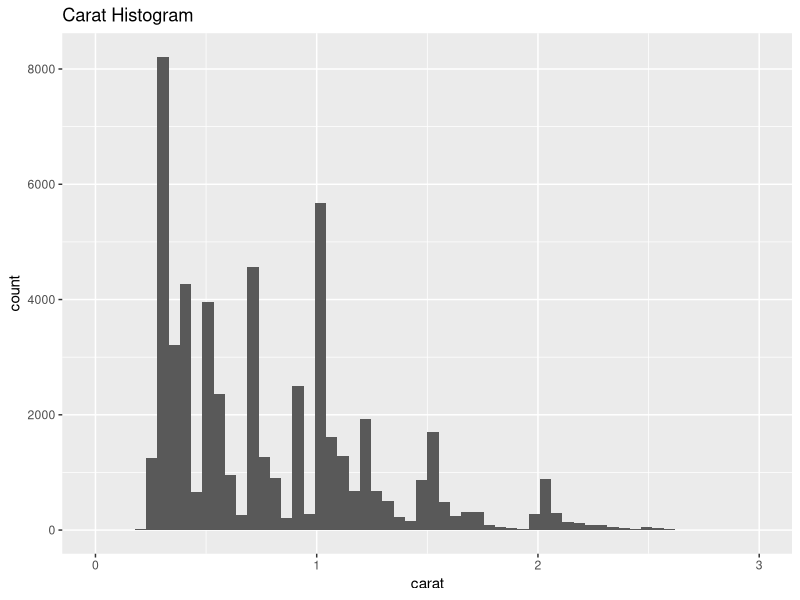
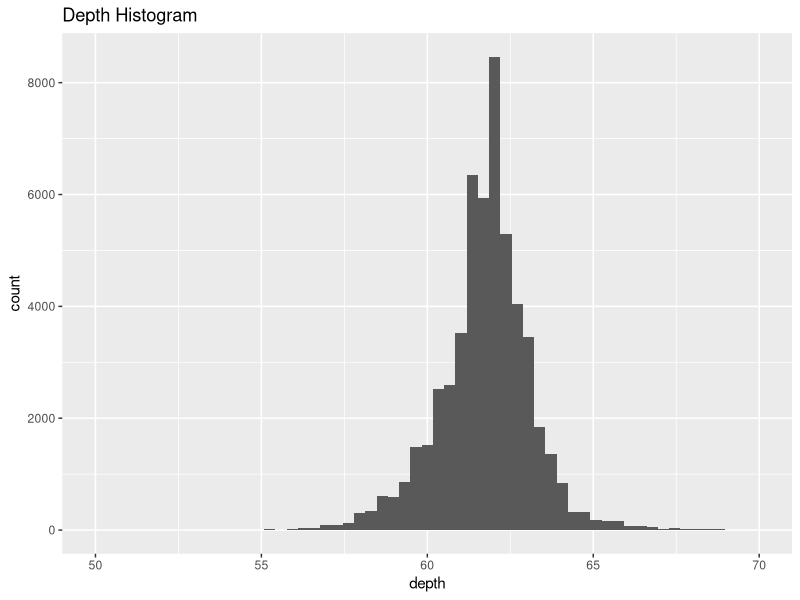
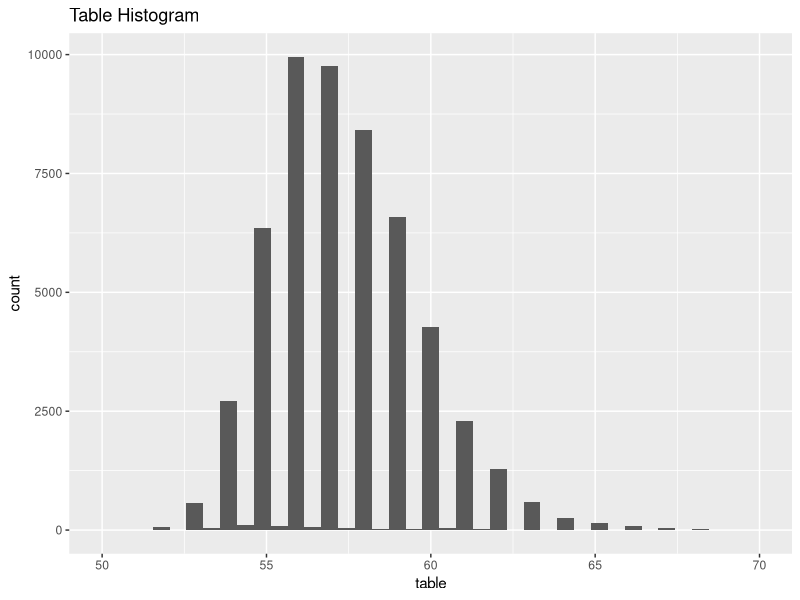
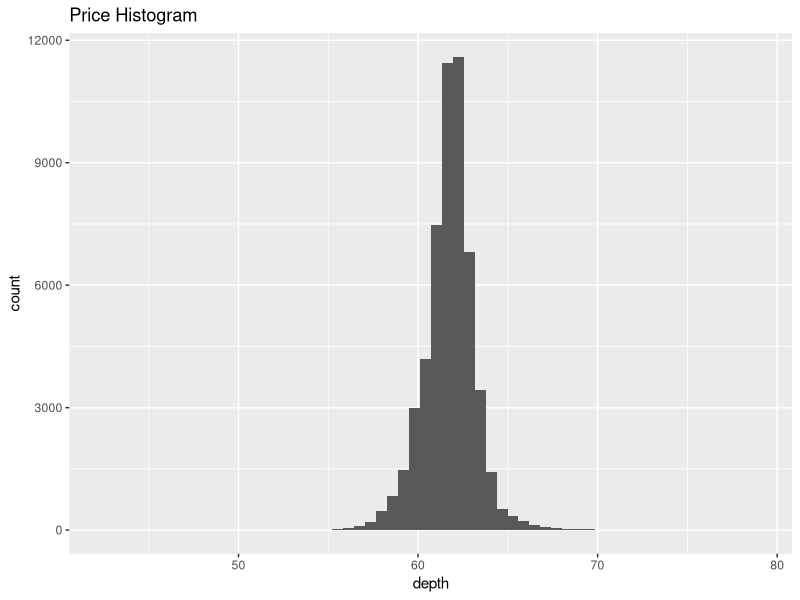
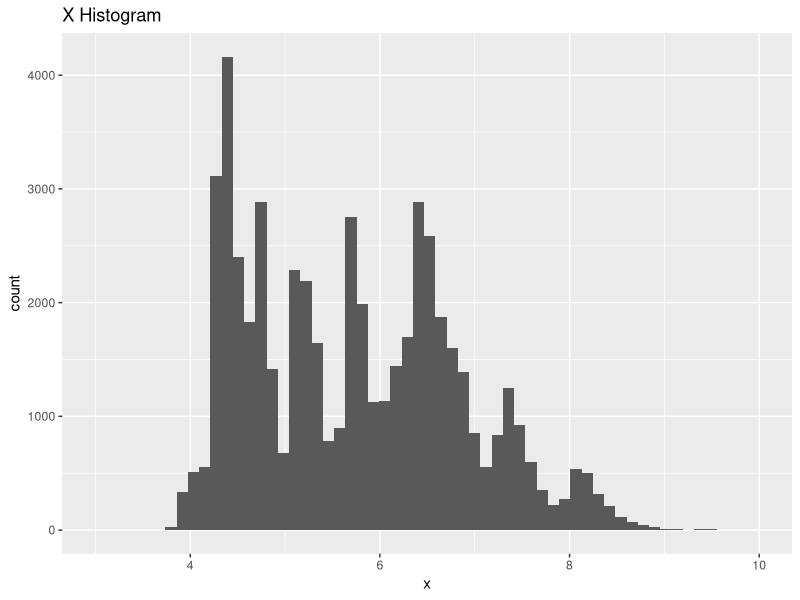
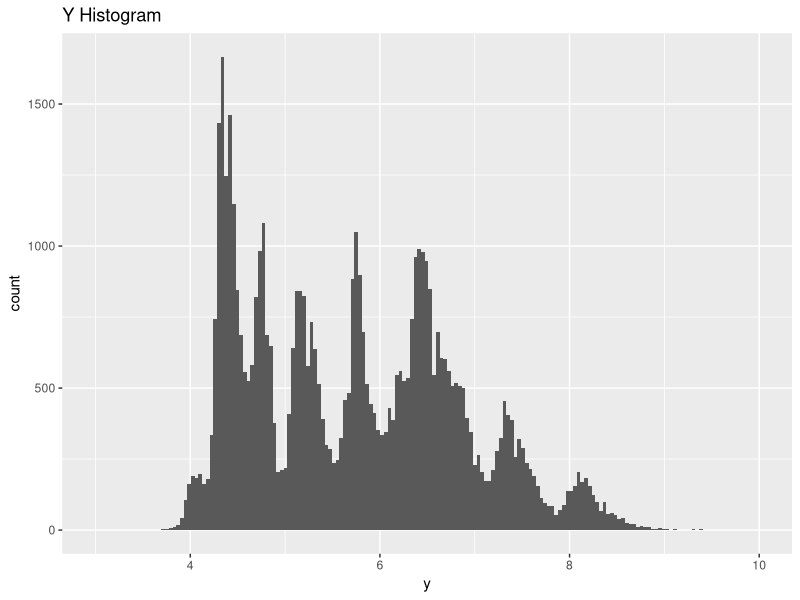
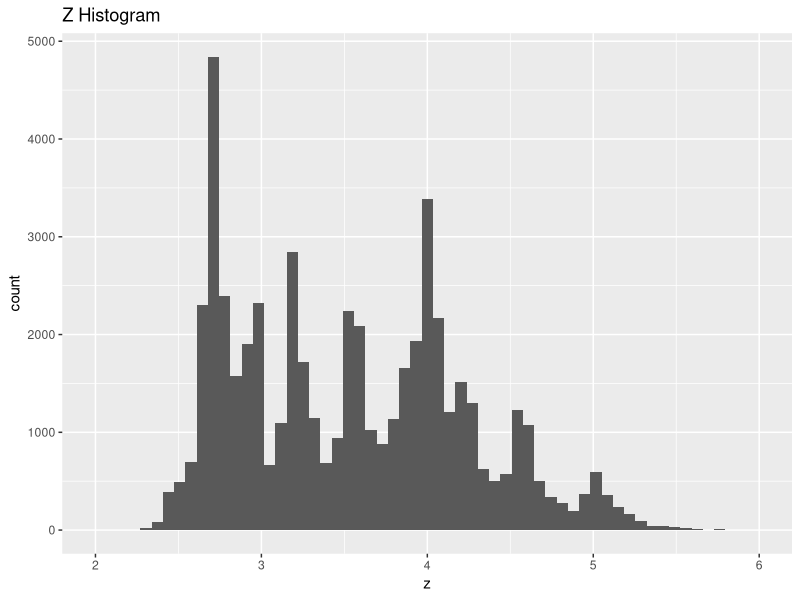
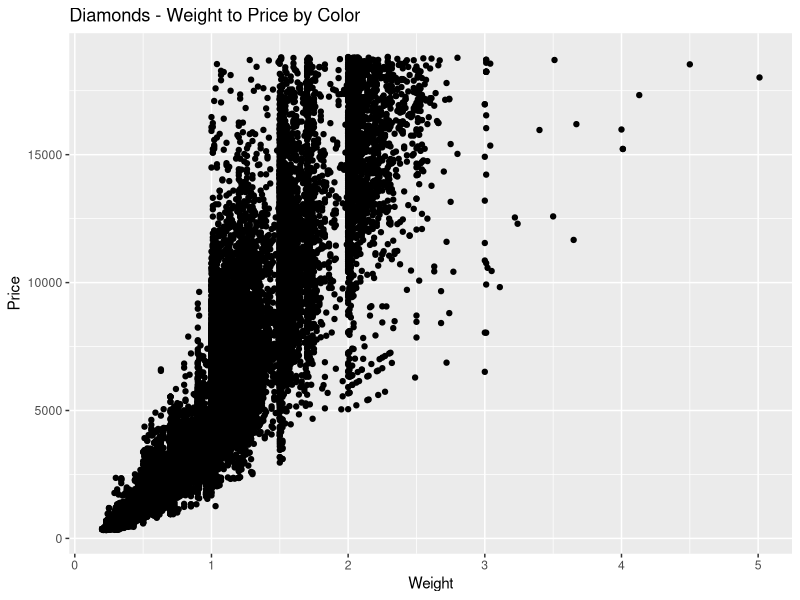

Reproduce these figures in R, in order.
## ---- chunk 1
#1. Create a histogram for every numeric column in the diamonds dataset.
library(ggplot2) #require ggplot2 in R library to load.
data("diamonds") #using the diamonds dataset
histcarat<-ggplot(diamonds,aes(carat))#create the carat histogram 
histcarat+geom_histogram(bins=60)+ggtitle("Carat Histogram")+xlim(0,3)#plot the carat histogram,also named Carat Histogram. using xlim to remove the outliers that out of 0 to 3.

histdepth<-ggplot(diamonds,aes(depth))#create the depth histogram
histdepth+geom_histogram(bins=60)+ggtitle("Depth Histogram")+xlim(50,70)#plot the depth histogram,also named Depth Histogram. using xlim to remove the outliers that out of 50 to 70.

histtable<-ggplot(diamonds,aes(table))#create the table histogram
histtable+geom_histogram(bins=40)+ggtitle("Table Histogram")+xlim(50,70)#plot the table histogram,also named Table Histogram. using xlim to remove the outliers that out of 50 to 70.

histprice<-ggplot(diamonds,aes(depth))#create the price histogram
histprice+geom_histogram(bins=60)+ggtitle("Price Histogram")#plot the price histogram,also named Price Histogram. 

histx<-ggplot(diamonds,aes(x))#create the x histogram
histx+geom_histogram(bins=60)+ggtitle("X Histogram")+xlim(3,10)#plot the x histogram,also named X Histogram. using xlim to remove the outliers that out of 3 to 10.

histy<-ggplot(diamonds,aes(y))#create the y histogram
histy+geom_histogram(bins=180)+ggtitle("Y Histogram")+xlim(3,10)#plot the y histogram,also named Y Histogram. using xlim to remove the outliers that out of 3 to 10.

histz<-ggplot(diamonds,aes(z))#create the z histogram
histz+geom_histogram(bins=60)+ggtitle("Z Histogram")+xlim(2,6)#plot the z histogram,also named Z Histogram. using xlim to remove the outliers that out of 2 to 6.
## ---- chunk 2
#2. Create a simple scatter plot of Weight (“Carat”) and Price using Color (the “Color” column in the diamonds dataframe) as a facet.
scatplot<-ggplot(diamonds,aes(x=carat,y=(price)),colour=color)
scatplot<-scatplot+geom_point()+ggtitle("Diamonds - Weight to Price by Color") + xlab("Weight")
scatplot<-scatplot+ylab("Price")+labs(colour="factor(color)")
print(scatplot)#plot the "price and weight" on scatter plot,x axis is carat, y axis is price. and colour to color, using color as facet. using geom_point for scatter plot.

## ---- chunk 3
#3. Let’s remove the non-linearity and replot. Think about transforming both price and weight. Given that we are working with dollars (Price); the first transformation we might try is the natural log. Add the transformed columns to the dataframe and replot.
scatlin<-ggplot(diamonds,aes(x=log(carat),y=log(price),colour=color))
scatlin<-scatlin+geom_point()+ggtitle("Diamonds-Weight to Price (Liner)")+xlab("Weight")
scatlin<-scatlin+ylab("Price")+labs(colour="factor(color)")
print(scatlin)#plot"log(carat) and log(price)" on scatter plot. x axis is log(carat), y axis is log(price). using color as facet, and geom_point for scatter plot.
## ---- chunk 4
#4. Remove the linear trend (create a linear model and use the transformed weight on the x-axis and the residuals on the y-axis). If there is a relationship that can be modeled with a linear regression model, then the residuals should be randomly distributed. The resulting plot visually indicates there is possibly some heteroscedasticity to manage.
lmfit<-lm(log(price)~log(carat),data=diamonds)#get linear model of y = log(price) to x = log(carat) 
residual<-resid(lmfit)#define residual to extract residuals from linear model
scat<-ggplot(diamonds,aes(x=log(carat),y=residual,colour=color))#define scat to be a ggplot object. x axis is log(carat), y axis is residual.colour to color.
scat<-scat+geom_point()+ggtitle("Diamonds-Weight to Price by Color")+xlab("Weight") #plot the graph, and change the title, x axis, y axis. using geom_point for the scatter plot, and kay as appropriate.
scat<-scat+ylab("Price Residuals")+labs(colour="factor(color)")+theme(legend.position="top")#move the legend to the top of the scatter plot
print(scat)
